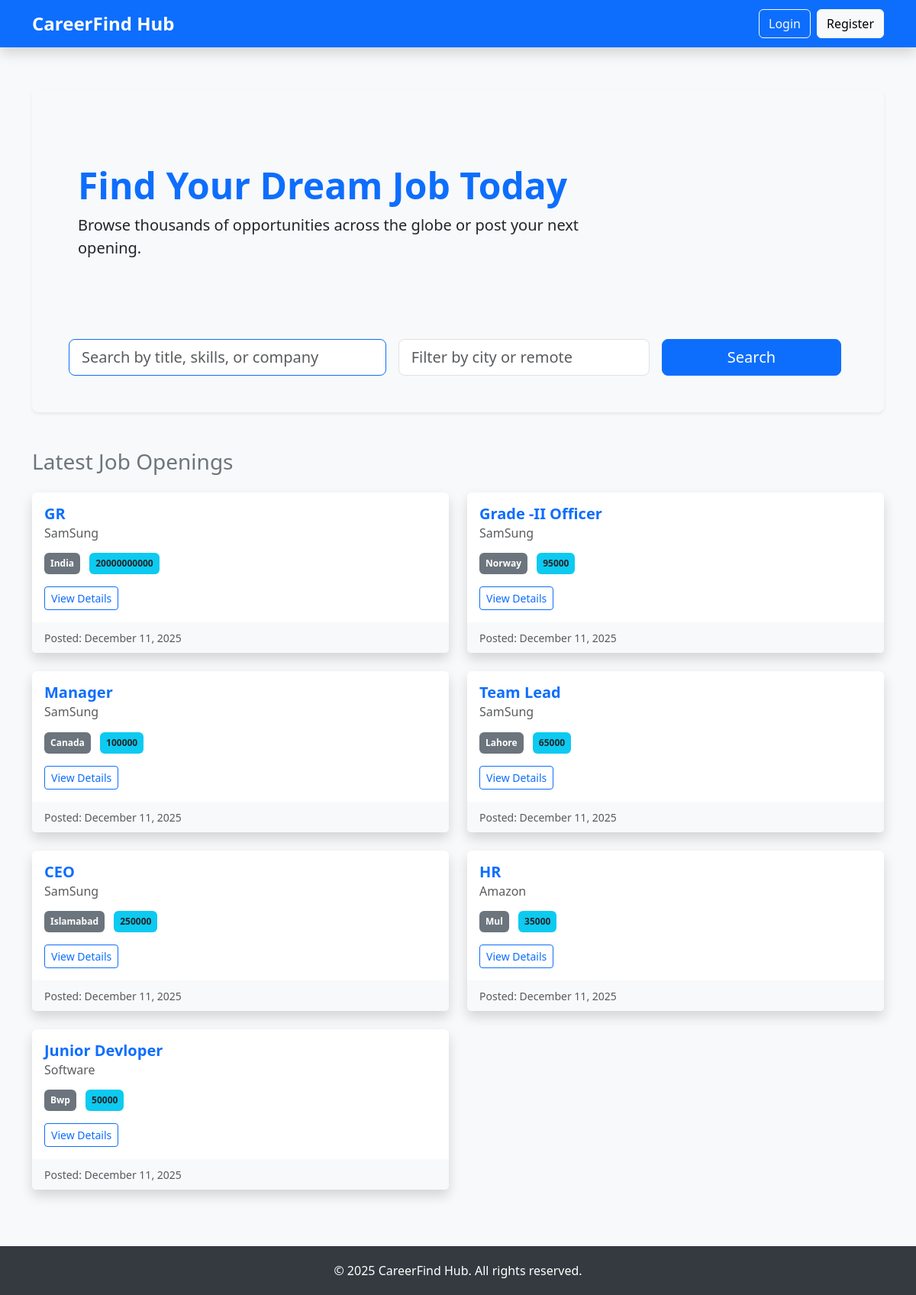
The page / on the database its author committed.
### jobs/models.py (models this page shows, shortened)
class Job(models.Model):
    company = models.ForeignKey(Company, on_delete=models.CASCADE)
    title = models.CharField(max_length=255)
    description = models.TextField()
    location = models.CharField(max_length=100)
    salary = models.CharField(max_length=100, blank=True)
    is_active = models.BooleanField(default=True)
    created_at = models.DateTimeField(auto_now_add=True)

### accounts/models.py (models this page shows, shortened)
class Company(models.Model):
    user = models.OneToOneField(User, on_delete=models.CASCADE, primary_key=True)
    name = models.CharField(max_length=200, default="New Company")  # Added default
    description = models.TextField(blank=True)
    website = models.URLField(blank=True)

### jobs/views.py (the view)
# urls.py: path('', views.job_list, name='job_list'),
def job_list(request):
    jobs = Job.objects.filter(is_active=True).order_by('-created_at')
    search_query = request.GET.get('q')
    location_query = request.GET.get('location')
    if search_query:
        jobs = jobs.filter(
            Q(title__icontains=search_query) |
            Q(description__icontains=search_query) |
            Q(company__name__icontains=search_query)
        )
    if location_query:
        jobs = jobs.filter(location__icontains=location_query)
    context = {
        'jobs': jobs,
        'search_query': search_query or '',
        'location_query': location_query or ''
    }
    return render(request, 'jobs/job_list.html', context)

### jobs/templates/jobs/job_list.html (shortened to what this page needs)
{% extends "base.html" %}
{% block content %}
    <div class="p-5 mb-4 bg-light rounded-3 shadow-sm">
        <div class="container-fluid py-5">
            <h1 class="display-5 fw-bold text-primary">Find Your Dream Job Today</h1>
            <p class="col-md-8 fs-5">Browse thousands of opportunities across the globe or post your next opening.</p>
        </div>
        <form method="get" action="{% url 'job_list' %}" class="row g-3 mt-4">
            <div class="col-md-5">
                <input type="text" name="q" placeholder="Search by title, skills, or company"
                       value="{{ search_query }}" class="form-control form-control-lg border-primary">
            </div>
            <div class="col-md-4">
                <input type="text" name="location" placeholder="Filter by city or remote"
                       value="{{ location_query }}" class="form-control form-control-lg">
            </div>
            <div class="col-md-3 d-flex">
                <button type="submit" class="btn btn-primary btn-lg me-2 flex-grow-1">Search</button>
            </div>
        </form>
    </div>
    <h3 class="mt-5 mb-4 text-secondary">Latest Job Openings</h3>
    <div class="row">
        {% if jobs %}
            {% for job in jobs %}
                <div class="col-md-6 mb-4">
                    <div class="card h-100 shadow border-0 hover-lift">
                        <div class="card-body">
                            <h5 class="card-title text-primary fw-bold">
                                <a href="{% url 'job_detail' pk=job.pk %}" class="text-decoration-none text-primary">{{ job.title }}</a>
                            </h5>
                            <h6 class="card-subtitle mb-3 text-muted">{{ job.company.name }}</h6>
                            <p class="card-text mb-2">
                                <span class="badge bg-secondary me-2 p-2">{{ job.location }}</span>
                                <span class="badge bg-info text-dark p-2">{{ job.salary|default:"Salary negotiable" }}</span>
                            </p>
                            <a href="{% url 'job_detail' pk=job.pk %}" class="btn btn-sm btn-outline-primary mt-2">View Details</a>
                        </div>
                        <div class="card-footer bg-light border-0">
                            <small class="text-muted">Posted: {{ job.created_at|date:"F d, Y" }}</small>
                        </div>
                    </div>
                </div>
            {% endfor %}
        {% else %}
            <div class="alert alert-warning text-center mt-4" role="alert">
                <h4 class="alert-heading">No Listings Found</h4>
                <p>We couldn't find any job listings matching your search criteria.</p>
                <a href="{% url 'job_list' %}" class="btn btn-warning">Browse All Jobs</a>
            </div>
        {% endif %}
    </div>
{% endblock content %}

### templates/base.html (shortened to what this page needs)
<!DOCTYPE html>
<html lang="en">
<head>
    <link href="https://cdn.jsdelivr.net/npm/bootstrap@5.3.3/dist/css/bootstrap.min.css"
          rel="stylesheet"
>
</head>
<body>
    <nav class="navbar navbar-expand-lg navbar-dark bg-primary fixed-top shadow">
        <div class="container">
            <a class="navbar-brand fs-4 fw-bold" href="{% url 'job_list' %}">CareerFind Hub</a>
            <div class="collapse navbar-collapse">
                <ul class="navbar-nav ms-auto">
                    {% if user.is_authenticated %}
                        <li class="nav-item me-3">
                            <span class="navbar-text text-white">Welcome,<b>{{ user.username }}!</b></span>
                        </li>
                        {% if user.is_company %}
                            <li class="nav-item">
                                <a class="btn btn-warning me-2 fw-bold" href="{% url 'job_create' %}">Post a Job</a>
                            </li>
                        {% endif %}
                        <li class="nav-item">
                            <form method="post" action="{% url 'logout' %}" style="display:inline;">
                                {% csrf_token %}
                                <button type="submit" class="btn btn-outline-light">Logout</button>
                            </form>
                        </li>
                    {% else %}
                        <li class="nav-item">
                            <a class="btn btn-outline-light me-2" href="{% url 'login' %}">Login</a>
                        </li>
                        <li class="nav-item">
                            <a class="btn btn-light" href="{% url 'register' %}">Register</a>
                        </li>
                    {% endif %}
                </ul>
            </div>
        </div>
    </nav>
    <div class="container my-5">
        {% block content %}
        {% endblock content %}
    </div>
    <footer class="footer">
        <div class="container text-center">
            <p class="mb-0">&copy; 2025 CareerFind Hub. All rights reserved.</p>
        </div>
    </footer>
</body>
</html>

### templates/base.html (style rules this page uses)
body { padding-top: 70px; background-color: #f8f9fa; }
.footer { padding: 20px 0; background-color: #343a40; color: white; margin-top: 50px; }

### rows shown on the page
Job: title "GR", company.name "SamSung", location "India", salary "20000000000", created_at "December 11, 2025"
Job: title "Grade -II Officer", company.name "SamSung", location "Norway", salary "95000", created_at "December 11, 2025"
Job: title "Manager", company.name "SamSung", location "Canada", salary "100000", created_at "December 11, 2025"
Job: title "Team Lead", company.name "SamSung", location "Lahore", salary "65000", created_at "December 11, 2025"
Job: title "CEO", company.name "SamSung", location "Islamabad", salary "250000", created_at "December 11, 2025"
Job: title "HR", company.name "Amazon", location "Mul", salary "35000", created_at "December 11, 2025"
Job: title "Junior Devloper", company.name "Software", location "Bwp", salary "50000", created_at "December 11, 2025"
